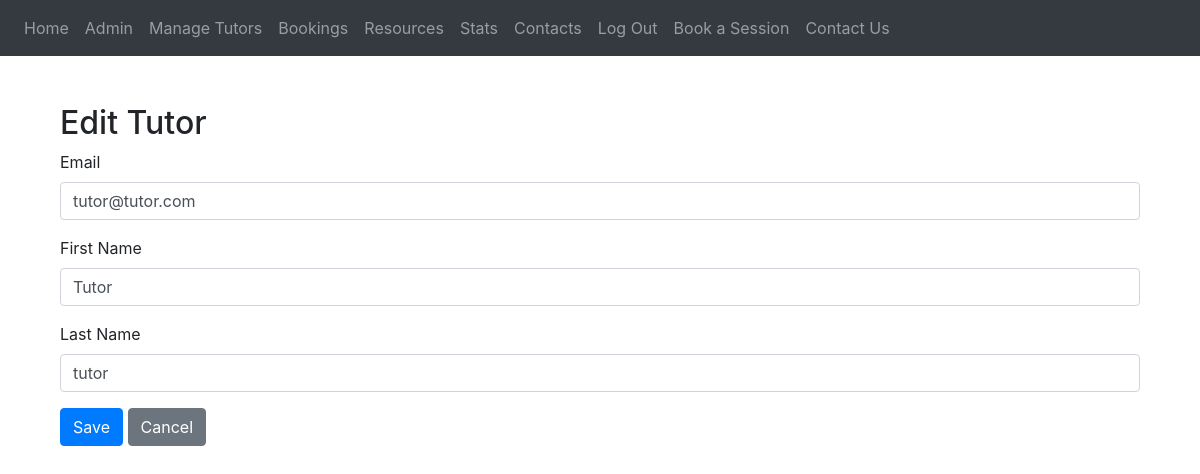
Screenshot of /admin/tutors/edit/2 (signed in) with the database file from the repository.
### Website/models.py (models this page shows, shortened)
class User(db.Model, UserMixin):
    user_id = db.Column(db.Integer, primary_key=True)
    email = db.Column(db.String(100), unique=True, nullable=False)
    password = db.Column(db.String(150), nullable=False)
    first_name = db.Column(db.String(100))
    last_name = db.Column(db.String(100))
    role = db.Column(db.String(15), nullable=False, default='student')
    bookings_as_student = db.relationship(
        'Bookings',
        foreign_keys='Bookings.student_id',
        backref='student'
    )
    bookings_as_tutor = db.relationship(
        'Bookings',
        foreign_keys='Bookings.tutor_id',
        backref='tutor'
    )

### Website/root.py (the view, shortened to what this page needs)
@views.route('/admin/tutors/edit/<int:user_id>', methods=['GET', 'POST'])
@login_required
@role_required('admin')
def edit_tutor(user_id):
    tutor = User.query.get_or_404(user_id)
    if tutor.role != 'tutor':
        abort(403)
    return render_template('admin/edit_tutor.html', tutor=tutor)

### Website/__init__.py (called while the page is built)
def create_app():
    app = Flask(__name__)
    app.config['SECRET_KEY'] = 'PETR2140'
    app.config['SQLALCHEMY_DATABASE_URI'] = f'sqlite:///{DB_NAME}'
    app.config['UPLOAD_FOLDER'] = 'website/static/resources'
    db.init_app(app)
    from .root import views
    from .auth import auth
    app.register_blueprint(views, url_prefix='/')
    app.register_blueprint(auth, url_prefix='/')
    from .models import User, Bookings, Resources
    with app.app_context():
        db.create_all()
    login_manager = LoginManager()
    login_manager.login_view = 'auth.login'
    login_manager.init_app(app)
    @login_manager.user_loader
    def load_user(id):
        return User.query.get(int(id))
    return app

### Website/templates/admin/edit_tutor.html (shortened to what this page needs)
{% extends "base.html" %}
{% block content %}
<div class="container mt-5">
    <h2>Edit Tutor</h2>
    <form method="POST">
        <div class="form-group">
            <label>Email</label>
            <input class="form-control" name="email" value="{{ tutor.email }}" required>
        </div>
        <div class="form-group">
            <label>First Name</label>
            <input class="form-control" name="first_name" value="{{ tutor.first_name }}" required>
        </div>
        <div class="form-group">
            <label>Last Name</label>
            <input class="form-control" name="last_name" value="{{ tutor.last_name }}" required>
        </div>
        <button class="btn btn-primary">Save</button>
        <a href="{{ url_for('views.manage_tutors') }}" class="btn btn-secondary">Cancel</a>
    </form>
</div>
{% endblock %}

### rows the page displays
User: email "tutor@tutor.com", first_name "Tutor", last_name "tutor"
